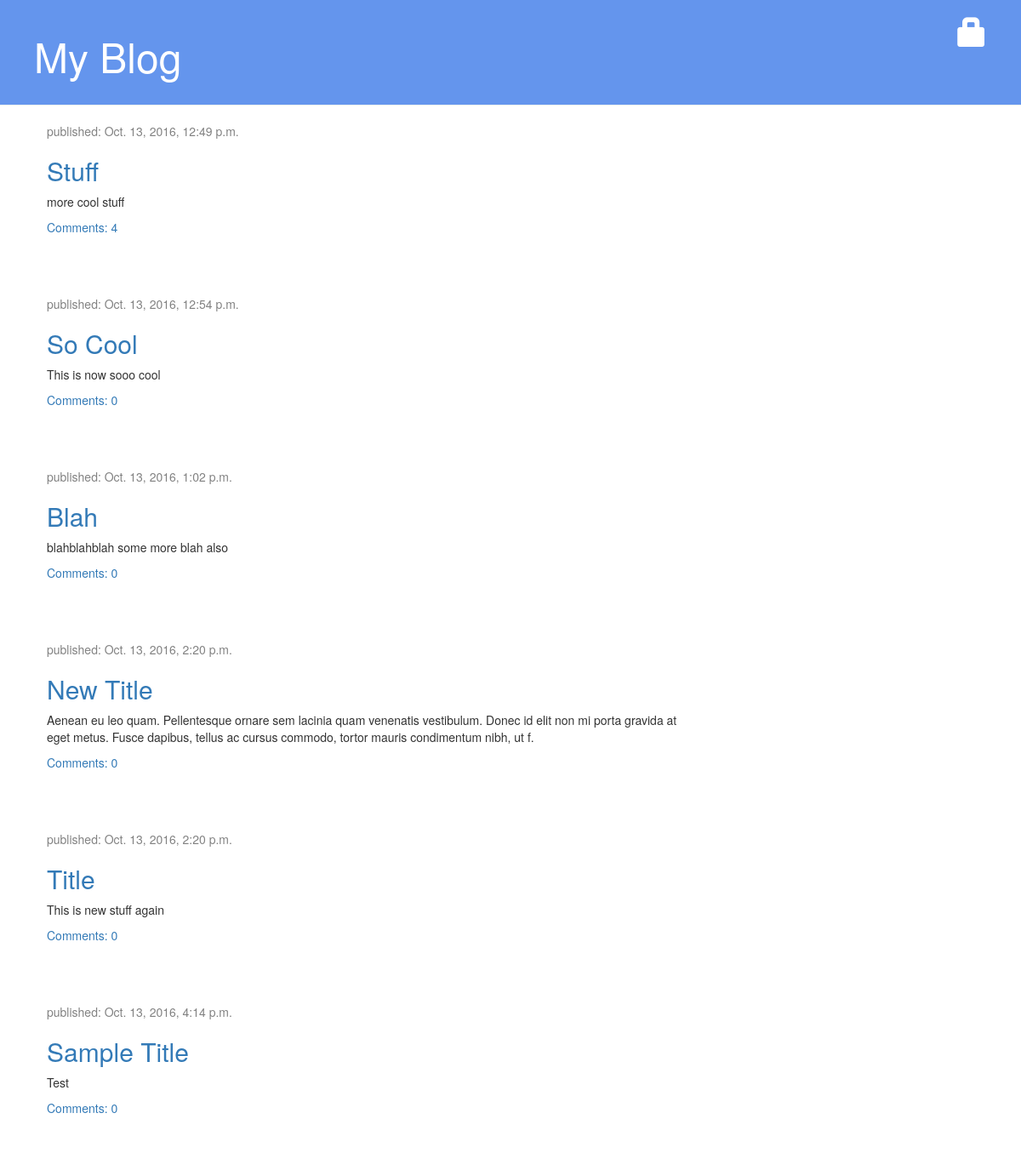
The page / on the database its author committed.
### blog/models.py (models this page shows, shortened)
class Page(models.Model):
	author = models.ForeignKey('auth.User')
	title = models.CharField(max_length=200)
	text = models.TextField()
	slug = models.SlugField(unique=True)
	created_date = models.DateTimeField(
		default=timezone.now)
	published_date = models.DateTimeField(
		blank=True, null=True)

### blog/views.py (the view)
# urls.py: url(r'^$', views.page_list, name='page_list'),
def page_list(request):
    pages = Page.objects.filter(published_date__lte=timezone.now()).order_by('published_date')
    return render(request, 'blog/page_list.html', {'pages': pages})

### blog/templates/blog/page_list.html
{% extends 'blog/base.html' %}
{% block content %}
{% for page in pages %}
<div class="post">
    <div class="date">
        <p>published: {{ page.published_date }} </p>
    </div>
    <h2><a href="{% url 'page_detail' pk=page.pk %}">{{ page.title|title }} </a></h2>
    <p>{{ page.text|linebreaksbr }} </p>
	<a href="{% url 'page_detail' pk=page.pk %}">Comments: {{ page.comments.count }}</a></div>
{% endfor %}
{% endblock %}

### blog/static/css/blog.css (style rules this page uses)
.date { color: #828282; }
.post { margin-bottom: 70px; }

### rows shown on the page
Page: published_date "Oct. 13, 2016, 12:49 p.m.", title "Stuff", text "more cool stuff", comments.count "4"
Page: published_date "Oct. 13, 2016, 12:54 p.m.", title "So Cool", text "This is now sooo cool", comments.count "0"
Page: published_date "Oct. 13, 2016, 1:02 p.m.", title "Blah", text "blahblahblah some more blah also", comments.count "0"
Page: published_date "Oct. 13, 2016, 2:20 p.m.", title "New Title", text "Aenean eu leo quam. Pellentesque ornare sem lacinia quam venenatis vestibulum. Donec id elit non mi porta gravida at eget metus. Fusce dapibus, tellus ac cursus commodo, tortor mauris condimentum nibh, ut f.", comments.count "0"
Page: published_date "Oct. 13, 2016, 2:20 p.m.", title "Title", text "This is new stuff again", comments.count "0"
Page: published_date "Oct. 13, 2016, 4:14 p.m.", title "Sample Title", text "Test", comments.count "0"
